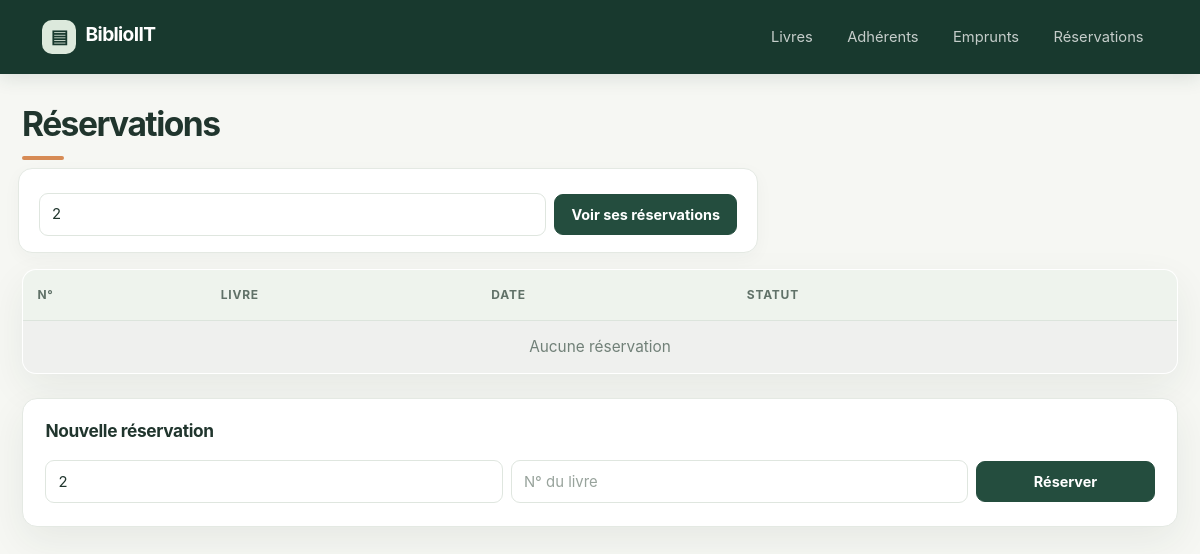
Before: /reservations?adherent_id=2 with the older database file.
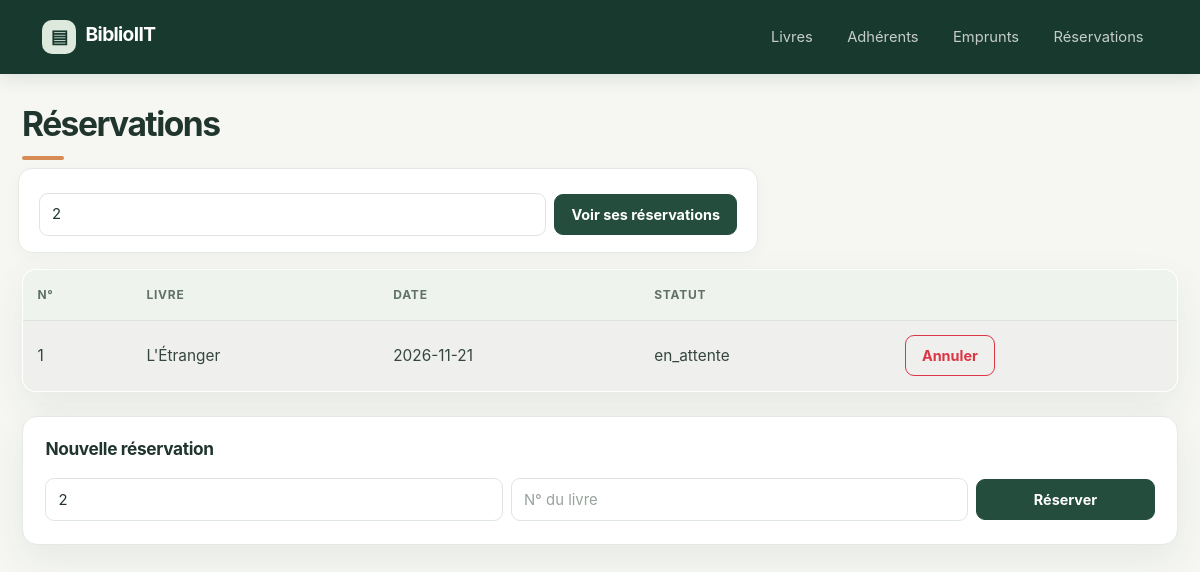
After: the same page with the newer database file.
### tables this page shows
CREATE TABLE livre (
            id INTEGER PRIMARY KEY AUTOINCREMENT,
            titre TEXT NOT NULL,
            auteur TEXT NOT NULL,
            categorie TEXT NOT NULL,
            annee_publication INTEGER
        );

CREATE TABLE reservation (
            id_reservation INTEGER PRIMARY KEY AUTOINCREMENT,
            livre_id INTEGER NOT NULL REFERENCES livre(id),
            adherent_id INTEGER NOT NULL REFERENCES adherent(id_adherent),
            date_reservation TEXT NOT NULL,
            statut TEXT NOT NULL DEFAULT 'en_attente'
        );

### app_web.py (the view)
@app.route("/reservations")
def reservations():
    adherent_id = request.args.get("adherent_id", "").strip()
    liste = None
    if adherent_id:
        rep = reservations_ctrl.lister_par_adherent(adherent_id)
        if rep["ok"]:
            liste = rep["data"]
        else:
            notifier(rep)
    return render_template("reservations.html", reservations=liste, adherent_id=adherent_id)

### controllers/ReservationController.py (called while the page is built)
    def lister_par_adherent(self, adherent_id):
        try:
            liste = self.service.lister_par_adherent(entier(adherent_id, "Adhérent"))
            return succes(f"{len(liste)} réservation(s)", liste)
        except ValueError as erreur:
            return echec(str(erreur))

### controllers/reponse.py (called while the page is built)
def succes(message="", data=None):
    return {"ok": True, "message": message, "data": data}

def entier(valeur, nom="Valeur"):
    try:
        return int(valeur)
    except (TypeError, ValueError):
        raise ValueError(f"{nom} invalide")

### database/adherent_dao.py (called while the page is built)
def _date(valeur: Optional[str]) -> Optional[date]:
    return date.fromisoformat(valeur) if valeur else None

def _vers_adherent(row) -> Adherent:
    return Adherent(
        row["id_adherent"], row["nom"], row["prenom"],
        _date(row["date_naissance"]), row["sexe"],
        _date(row["date_inscription"]), bool(row["actif"]),
    )

    def obtenir(self, adherent_id: int) -> Optional[Adherent]:
        with connexion() as conn:
            row = conn.execute(
                "SELECT * FROM adherent WHERE id_adherent = ?", (adherent_id,)
            ).fetchone()
        return _vers_adherent(row) if row else None

### templates/reservations.html (shortened to what this page needs)
{% extends "base.html" %}
{% block contenu %}
<h2 class="mb-3">Réservations</h2>
<form class="row g-2 mb-3" method="get" action="{{ url_for('reservations') }}">
    <div class="col"><input class="form-control" name="adherent_id" value="{{ adherent_id }}" placeholder="N° de l'adhérent"></div>
    <div class="col-auto"><button class="btn btn-primary">Voir ses réservations</button></div>
</form>
{% if reservations is not none %}
<table class="table table-striped align-middle">
    <thead><tr><th>N°</th><th>Livre</th><th>Date</th><th>Statut</th><th></th></tr></thead>
    <tbody>
        {% for r in reservations %}
        <tr>
        <td>{{ r.id }}</td><td>{{ r.titre }}</td><td>{{ r.date }}</td><td>{{ r.statut }}</td>
        <td>
            {% if r.statut == 'en_attente' %}
            <form method="post" action="{{ url_for('annuler_reservation', reservation_id=r.id) }}">
            <button class="btn btn-sm btn-outline-danger">Annuler</button>
            </form>
            {% endif %}
        </td>
        </tr>
        {% else %}
        <tr><td colspan="5" class="text-center text-muted">Aucune réservation</td></tr>
        {% endfor %}
    </tbody>
</table>
{% endif %}
<div class="card mt-4"><div class="card-body">
    <h5 class="card-title">Nouvelle réservation</h5>
    <form class="row g-2" method="post" action="{{ url_for('reserver') }}">
        <div class="col-md-5"><input class="form-control" name="adherent_id" value="{{ adherent_id }}" placeholder="N° de l'adhérent" required></div>
        <div class="col-md-5"><input class="form-control" name="livre_id" placeholder="N° du livre" required></div>
        <div class="col-md-2"><button class="btn btn-success w-100">Réserver</button></div>
    </form>
</div></div>
{% endblock %}

Changed rows visible on the page:
now on this page (row unchanged): livre: titre "L'Étranger"
added reservation: statut "en_attente"
Other visible differences:
new list line: "1 2026-11-21 Annuler"
text no longer shown: "Aucune réservation"
